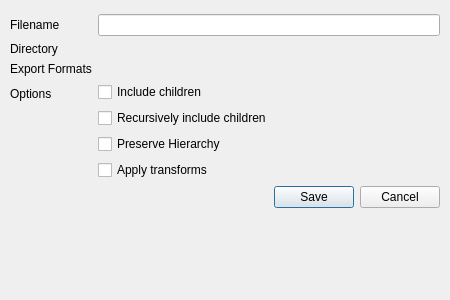
<?xml version="1.0" encoding="UTF-8"?>
<ui version="4.0">
 <class>qCjyxExportNodeDialog</class>
 <widget class="QDialog" name="qCjyxExportNodeDialog">
  <property name="geometry">
   <rect>
    <x>0</x>
    <y>0</y>
    <width>450</width>
    <height>300</height>
   </rect>
  </property>
  <property name="minimumSize">
   <size>
    <width>450</width>
    <height>0</height>
   </size>
  </property>
  <property name="cursor">
   <cursorShape>ArrowCursor</cursorShape>
  </property>
  <property name="windowTitle">
   <string>Export node</string>
  </property>
  <property name="windowIcon">
   <iconset resource="../qCjyxBaseQTGUI.qrc">
    <normaloff>:/Icons/SaveScene.png</normaloff>:/Icons/SaveScene.png</iconset>
  </property>
  <property name="sizeGripEnabled">
   <bool>false</bool>
  </property>
  <layout class="QFormLayout" name="formLayout">
   <property name="verticalSpacing">
    <number>6</number>
   </property>
   <property name="leftMargin">
    <number>10</number>
   </property>
   <property name="topMargin">
    <number>14</number>
   </property>
   <property name="rightMargin">
    <number>10</number>
   </property>
   <item row="0" column="0">
    <widget class="QLabel" name="FilenameLabel">
     <property name="text">
      <string>Filename</string>
     </property>
    </widget>
   </item>
   <item row="0" column="1">
    <widget class="QLineEdit" name="FilenameLineEdit">
     <property name="text">
      <string/>
     </property>
    </widget>
   </item>
   <item row="1" column="0">
    <widget class="QLabel" name="DirectoryLabel">
     <property name="text">
      <string>Directory</string>
     </property>
    </widget>
   </item>
   <item row="1" column="1">
    <widget class="ctkPathLineEdit" name="DirectoryPathLineEdit" native="true">
     <property name="minimumSize">
      <size>
       <width>0</width>
       <height>10</height>
      </size>
     </property>
     <property name="toolTip">
      <string>Destination directory</string>
     </property>
    </widget>
   </item>
   <item row="2" column="0">
    <widget class="QLabel" name="ExportFormatsLabel">
     <property name="text">
      <string>Export Formats</string>
     </property>
    </widget>
   </item>
   <item row="3" column="0">
    <widget class="QLabel" name="GeneralOptionsLabel">
     <property name="text">
      <string>Options</string>
     </property>
    </widget>
   </item>
   <item row="3" column="1">
    <widget class="QWidget" name="GeneralOptionsWidget" native="true">
     <property name="focusPolicy">
      <enum>Qt::NoFocus</enum>
     </property>
     <layout class="QVBoxLayout" name="GeneralOptionsLayout">
      <property name="leftMargin">
       <number>0</number>
      </property>
      <property name="topMargin">
       <number>0</number>
      </property>
      <property name="rightMargin">
       <number>0</number>
      </property>
      <property name="bottomMargin">
       <number>0</number>
      </property>
      <item>
       <widget class="QCheckBox" name="IncludeChildrenCheckBox">
        <property name="toolTip">
         <string>Uncheck this to include only the node you selected</string>
        </property>
        <property name="text">
         <string>Include children</string>
        </property>
       </widget>
      </item>
      <item>
       <widget class="QCheckBox" name="RecursiveChildrenCheckBox">
        <property name="toolTip">
         <string>Uncheck this to include only direct children of the selected item</string>
        </property>
        <property name="text">
         <string>Recursively include children</string>
        </property>
       </widget>
      </item>
      <item>
       <widget class="QCheckBox" name="PreserveHierarchyCheckBox">
        <property name="toolTip">
         <string>Create subdirectory structure based on node hierarchy. Uncheck this to simply export all nodes into the target directory.</string>
        </property>
        <property name="text">
         <string>Preserve Hierarchy</string>
        </property>
       </widget>
      </item>
      <item>
       <widget class="QCheckBox" name="HardenTransformCheckBox">
        <property name="toolTip">
         <string>Temporarily harden any transforms for export</string>
        </property>
        <property name="text">
         <string>Apply transforms</string>
        </property>
       </widget>
      </item>
     </layout>
    </widget>
   </item>
   <item row="4" column="1">
    <widget class="QDialogButtonBox" name="ButtonBox">
     <property name="orientation">
      <enum>Qt::Horizontal</enum>
     </property>
     <property name="standardButtons">
      <set>QDialogButtonBox::Cancel|QDialogButtonBox::Save</set>
     </property>
    </widget>
   </item>
  </layout>
 </widget>
 <customwidgets>
  <customwidget>
   <class>ctkPathLineEdit</class>
   <extends>QWidget</extends>
   <header>ctkPathLineEdit.h</header>
   <container>1</container>
  </customwidget>
 </customwidgets>
 <resources>
  <include location="../qCjyxBaseQTGUI.qrc"/>
 </resources>
 <connections>
  <connection>
   <sender>ButtonBox</sender>
   <signal>accepted()</signal>
   <receiver>qCjyxExportNodeDialog</receiver>
   <slot>accept()</slot>
   <hints>
    <hint type="sourcelabel">
     <x>429</x>
     <y>93</y>
    </hint>
    <hint type="destinationlabel">
     <x>157</x>
     <y>274</y>
    </hint>
   </hints>
  </connection>
  <connection>
   <sender>ButtonBox</sender>
   <signal>rejected()</signal>
   <receiver>qCjyxExportNodeDialog</receiver>
   <slot>reject()</slot>
   <hints>
    <hint type="sourcelabel">
     <x>497</x>
     <y>93</y>
    </hint>
    <hint type="destinationlabel">
     <x>286</x>
     <y>274</y>
    </hint>
   </hints>
  </connection>
 </connections>
</ui>
